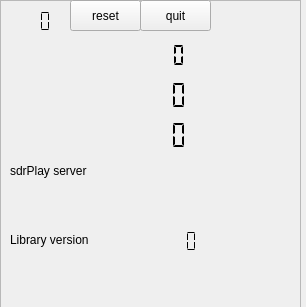
<?xml version="1.0" encoding="UTF-8"?>
<ui version="4.0">
 <class>Form</class>
 <widget class="QWidget" name="Form">
  <property name="geometry">
   <rect>
    <x>0</x>
    <y>0</y>
    <width>306</width>
    <height>307</height>
   </rect>
  </property>
  <property name="windowTitle">
   <string>Form</string>
  </property>
  <widget class="QFrame" name="frame">
   <property name="geometry">
    <rect>
     <x>0</x>
     <y>0</y>
     <width>301</width>
     <height>311</height>
    </rect>
   </property>
   <property name="frameShape">
    <enum>QFrame::StyledPanel</enum>
   </property>
   <property name="frameShadow">
    <enum>QFrame::Raised</enum>
   </property>
   <widget class="QLCDNumber" name="rateDisplay">
    <property name="geometry">
     <rect>
      <x>60</x>
      <y>80</y>
      <width>141</width>
      <height>31</height>
     </rect>
    </property>
    <property name="frameShape">
     <enum>QFrame::NoFrame</enum>
    </property>
    <property name="lineWidth">
     <number>2</number>
    </property>
    <property name="digitCount">
     <number>8</number>
    </property>
    <property name="segmentStyle">
     <enum>QLCDNumber::Flat</enum>
    </property>
   </widget>
   <widget class="QLabel" name="label">
    <property name="geometry">
     <rect>
      <x>10</x>
      <y>160</y>
      <width>101</width>
      <height>21</height>
     </rect>
    </property>
    <property name="text">
     <string>sdrPlay server</string>
    </property>
   </widget>
   <widget class="QLabel" name="statusLabel">
    <property name="geometry">
     <rect>
      <x>10</x>
      <y>190</y>
      <width>121</width>
      <height>21</height>
     </rect>
    </property>
    <property name="text">
     <string/>
    </property>
   </widget>
   <widget class="QLCDNumber" name="actualAttenuation">
    <property name="geometry">
     <rect>
      <x>10</x>
      <y>10</y>
      <width>51</width>
      <height>23</height>
     </rect>
    </property>
    <property name="frameShape">
     <enum>QFrame::NoFrame</enum>
    </property>
    <property name="lineWidth">
     <number>0</number>
    </property>
    <property name="digitCount">
     <number>3</number>
    </property>
    <property name="segmentStyle">
     <enum>QLCDNumber::Flat</enum>
    </property>
   </widget>
   <widget class="QLCDNumber" name="freqDisplay">
    <property name="geometry">
     <rect>
      <x>60</x>
      <y>40</y>
      <width>131</width>
      <height>31</height>
     </rect>
    </property>
    <property name="frameShape">
     <enum>QFrame::NoFrame</enum>
    </property>
    <property name="digitCount">
     <number>10</number>
    </property>
    <property name="segmentStyle">
     <enum>QLCDNumber::Flat</enum>
    </property>
   </widget>
   <widget class="QLCDNumber" name="outRateDisplay">
    <property name="geometry">
     <rect>
      <x>60</x>
      <y>120</y>
      <width>141</width>
      <height>31</height>
     </rect>
    </property>
    <property name="frameShape">
     <enum>QFrame::NoFrame</enum>
    </property>
    <property name="digitCount">
     <number>8</number>
    </property>
    <property name="segmentStyle">
     <enum>QLCDNumber::Flat</enum>
    </property>
   </widget>
   <widget class="QPushButton" name="resetButton">
    <property name="geometry">
     <rect>
      <x>70</x>
      <y>0</y>
      <width>71</width>
      <height>31</height>
     </rect>
    </property>
    <property name="text">
     <string>reset</string>
    </property>
   </widget>
   <widget class="QPushButton" name="quitButton">
    <property name="geometry">
     <rect>
      <x>140</x>
      <y>0</y>
      <width>71</width>
      <height>31</height>
     </rect>
    </property>
    <property name="text">
     <string>quit</string>
    </property>
   </widget>
   <widget class="QLabel" name="connectName">
    <property name="geometry">
     <rect>
      <x>30</x>
      <y>250</y>
      <width>231</width>
      <height>21</height>
     </rect>
    </property>
    <property name="text">
     <string/>
    </property>
   </widget>
   <widget class="QLCDNumber" name="LibraryVersion">
    <property name="geometry">
     <rect>
      <x>140</x>
      <y>230</y>
      <width>64</width>
      <height>23</height>
     </rect>
    </property>
    <property name="frameShape">
     <enum>QFrame::NoFrame</enum>
    </property>
    <property name="segmentStyle">
     <enum>QLCDNumber::Flat</enum>
    </property>
   </widget>
   <widget class="QLabel" name="label_2">
    <property name="geometry">
     <rect>
      <x>10</x>
      <y>230</y>
      <width>111</width>
      <height>20</height>
     </rect>
    </property>
    <property name="text">
     <string>Library version</string>
    </property>
   </widget>
  </widget>
 </widget>
 <resources/>
 <connections/>
</ui>
